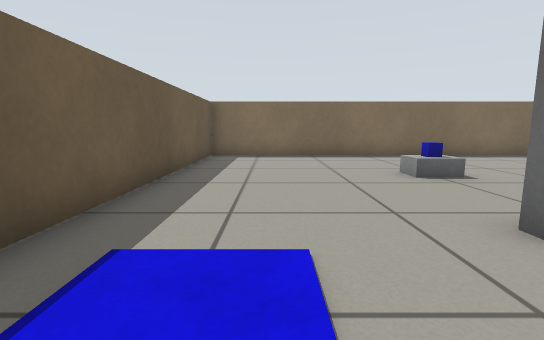
View 1 (above)

16 first-person views from a walk through a Gazebo world. The camera is 0.51 m above the floor, tilts 8° down and sees 85° across. The floor is counted in squares, 0.5 m on a side. Each view is taken from the middle of a square. On the plan, view 1 faces up. The plan holds only what a view shows up to about 12 squares ahead; the rest is blank.

View 2
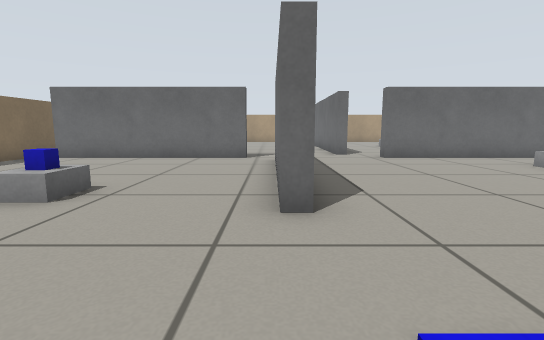

View 3
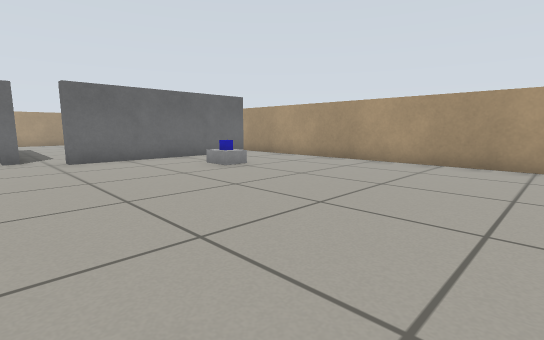

View 4
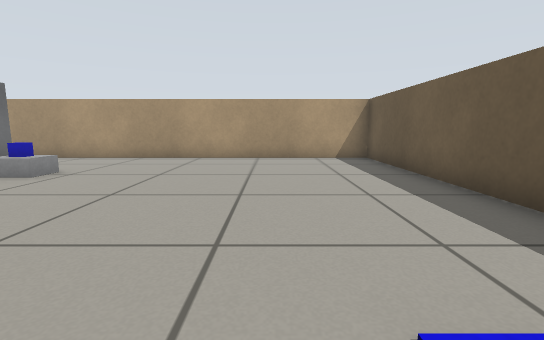

View 5
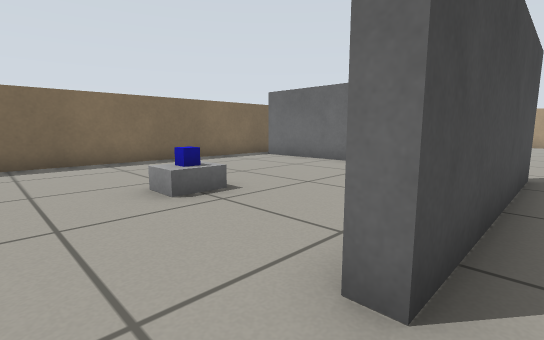

View 6
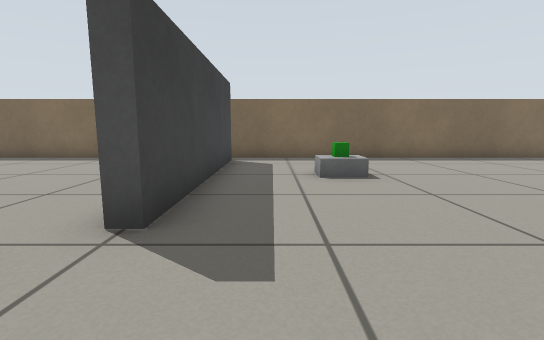

View 7
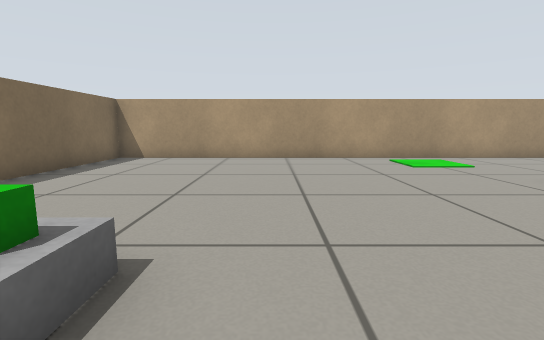

View 8
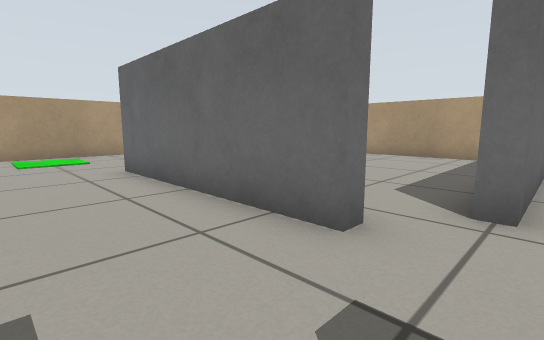

View 9
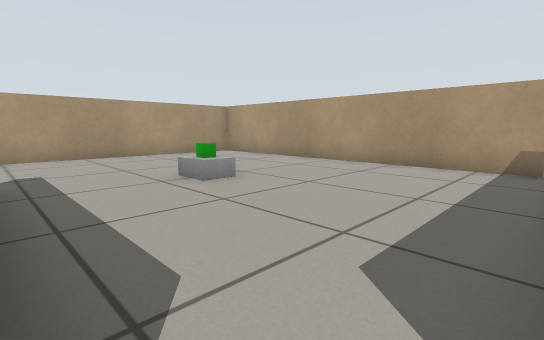

View 10
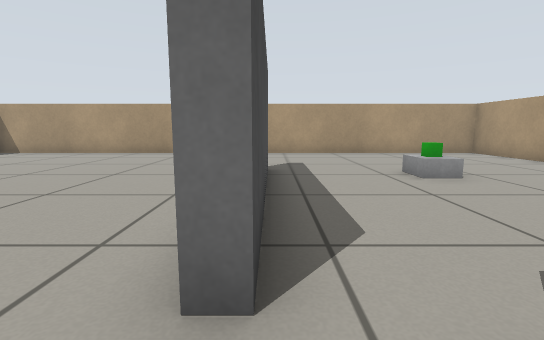

View 11
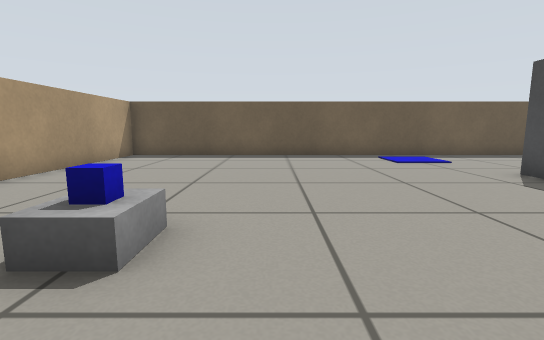

View 12
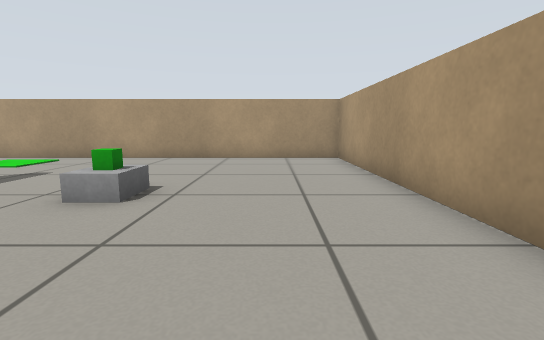

View 13
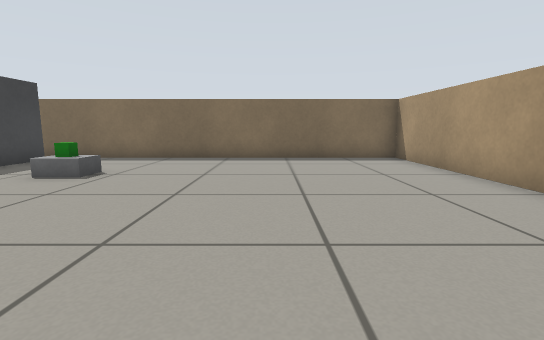

View 14
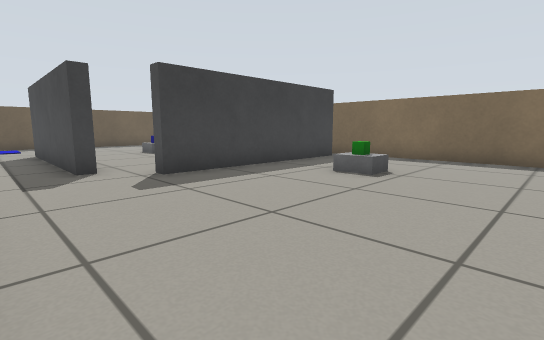

View 15
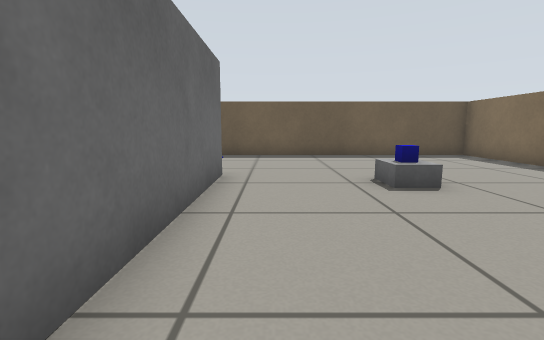

View 16
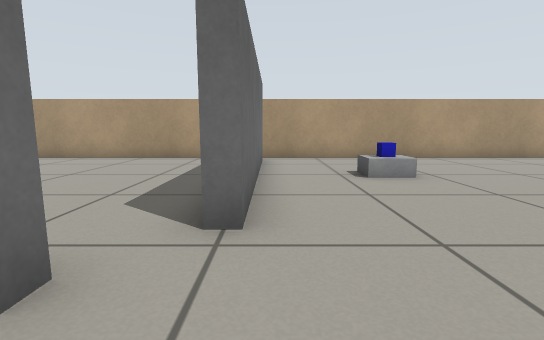

### Floor plan
Points are (right, up) in squares from view 1. A wall is a line through its corners. A room is listed if a view was taken in it or the views show most of it. See-through windows are left out.
Room 1 (views 1, 2, 3, 4, 5, 8, 9, 10, 11, 15, 16)
walls: (2.5, 2.5) (2.5, 2.9) (8.5, 2.9) (8.5, 2.5) (2.5, 2.5); (9.7, 3.9) (9.3, 3.9) (9.3, 10.5); (10.5, 0.1) (10.5, 0.5); (9.3, -7.5) (9.3, -0.9) (9.8, -0.9); (10.6, 11.3) (-2.3, 11.3) (-2.3, -8.3) (10.6, -8.3)
ways out: opening at (10, -8) to room 2; opening at (10, 2) to room 2; opening at (10, 11) to room 2
objects: blue box (3, 6) to (4, 7); blue box (6, -5) to (7, -4)
Room 2 (views 6, 7, 12, 13, 14)
walls: (15.4, 0.1) (10.5, 0.1); (10.5, 0.5) (16.5, 0.5); (9.7, 10.6) (9.7, 3.9); (10.6, -8.3) (21.3, -8.3) (21.3, 11.3) (10.6, 11.3)
ways out: opening at (10, -8) to room 1; opening at (10, 2) to room 1; opening at (10, 11) to room 1
objects: green box (12, 7) to (13, 8); green box (15, -4) to (16, -3)

Positions as (right, up) in squares from view 1, and headings:
1: (0, 0), facing up
2: (-1, 3), facing right
3: (-1, 1), facing down-right
4: (1, 2), facing down
5: (1, 2), facing up-right
6: (11, 1), facing up
7: (11, 6), facing right
8: (9, 3), facing down-right
9: (10, 0), facing down-right
10: (9, 0), facing right
11: (9, -3), facing left
12: (11, -6), facing right
13: (17, 1), facing up
14: (16, 1), facing up-left
15: (9, 4), facing left
16: (9, 2), facing down
